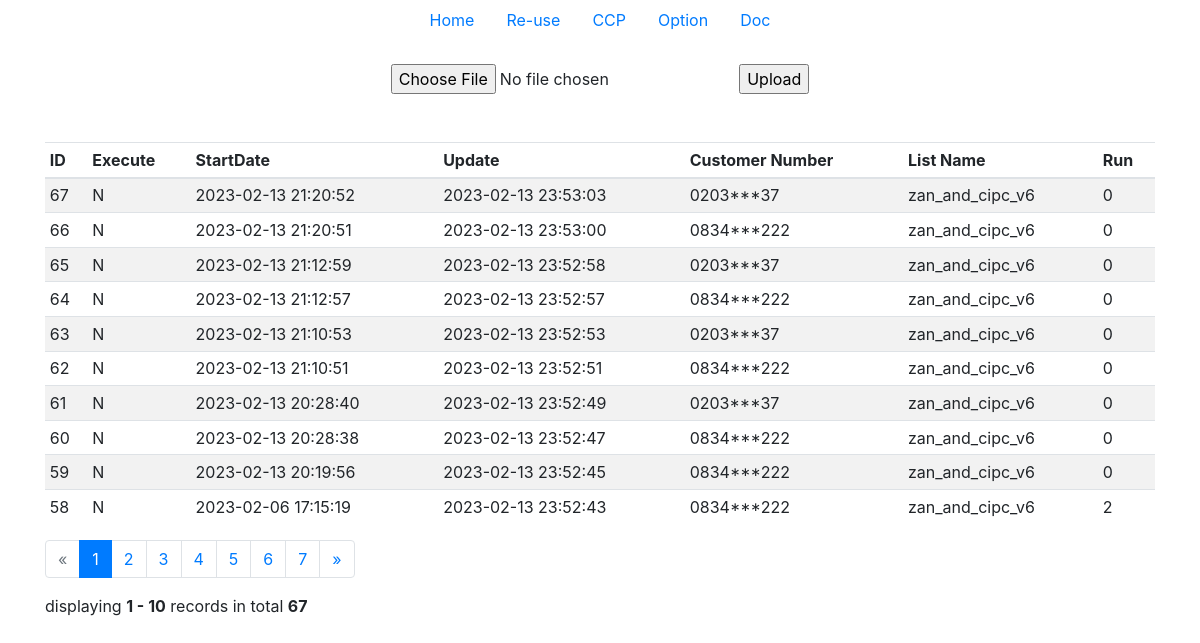
Before: / with the older database file.
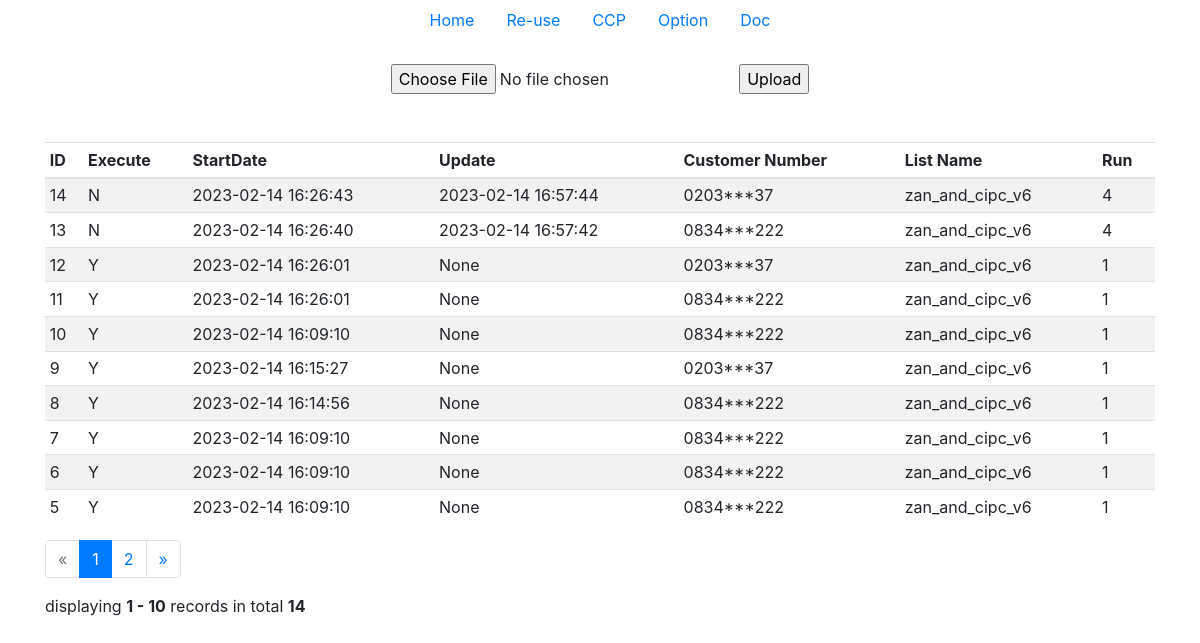
After: the same page with the newer database file.
### tables this page shows
CREATE TABLE outbound_called (id INTEGER PRIMARY KEY AUTOINCREMENT, apiexec TEXT, datetime TEXT, "update" TEXT, customernumber TEXT, list_name TEXT, number_of_calls INTEGER DEFAULT (0));

### main.py (the view)
@app.route('/')
def home():
    connection = sqlite3.connect(OutboundNG.db_name)
    cursor = connection.cursor()
    cursor.execute('select count(*) from outbound_called')
    total = cursor.fetchone()[0]
    page, per_page, offset = get_page_args(page_parameter='page',
                                           per_page_parameter='per_page')
    query = f"SELECT * FROM outbound_called ORDER BY id DESC LIMIT {per_page} OFFSET {offset}"
    cursor.execute(query)
    rows = cursor.fetchall()
    new_rows_list = list()
    for row in rows:
        new_rows = list(row)
        new_rows[4] = new_rows[4][:4] + '***' + new_rows[4][7:]
        new_rows_list.append(new_rows)
    cursor.close()
    connection.close()
    pagination = Pagination(page=page,
                            per_page=per_page,
                            total=total,
                            css_framework='bootstrap4')
    return render_template('index.html', rows=new_rows_list,
                           page=page,
                           per_page=per_page,
                           pagination=pagination, )

### templates/index.html
{% extends "layout.html" %}
{% block content %}
  <div class="container mt-5">
      <div class="table-responsive">
        <table class="table table-striped table-sm">
          <thead>
            <tr>
             <th>ID</th>
            <th>Execute</th>
            <th>StartDate</th>
            <th>Update</th>
            <th>Customer Number</th>
            <th>List Name</th>
            <th>Run</th>
            </tr>
          </thead>
          <tbody>
            {% for row in rows %}
            <tr>
              <td>{{ row[0] }}</td>
               <td>{{ row[1] }}</td>
               <td>{{ row[2] }}</td>
               <td>{{ row[3] }}</td>
               <td>{{ row[4] }}</td>
               <td>{{ row[5] }}</td>
               <td>{{ row[6] }}</td>
            </tr>
            {% endfor %}
          </tbody>
        </table>
      </div>
      {{ pagination.links }}
      {{ pagination.info }}
    </div>
{% endblock %}

Changed rows visible on the page:
removed outbound_called: id "67", apiexec "N", datetime "2023-02-13 21:20:52", update "2023-02-13 23:53:03", row "0203***37", list_name "zan_and_cipc_v6", number_of_calls "0"
removed outbound_called: id "66", apiexec "N", datetime "2023-02-13 21:20:51", update "2023-02-13 23:53:00", row "0834***222", list_name "zan_and_cipc_v6", number_of_calls "0"
removed outbound_called: id "65", apiexec "N", datetime "2023-02-13 21:12:59", update "2023-02-13 23:52:58", row "0203***37", list_name "zan_and_cipc_v6", number_of_calls "0"
removed outbound_called: id "64", apiexec "N", datetime "2023-02-13 21:12:57", update "2023-02-13 23:52:57", row "0834***222", list_name "zan_and_cipc_v6", number_of_calls "0"
removed outbound_called: id "63", apiexec "N", datetime "2023-02-13 21:10:53", update "2023-02-13 23:52:53", row "0203***37", list_name "zan_and_cipc_v6", number_of_calls "0"
removed outbound_called: id "62", apiexec "N", datetime "2023-02-13 21:10:51", update "2023-02-13 23:52:51", row "0834***222", list_name "zan_and_cipc_v6", number_of_calls "0"
removed outbound_called: id "61", apiexec "N", datetime "2023-02-13 20:28:40", update "2023-02-13 23:52:49", row "0203***37", list_name "zan_and_cipc_v6", number_of_calls "0"
removed outbound_called: id "60", apiexec "N", datetime "2023-02-13 20:28:38", update "2023-02-13 23:52:47", row "0834***222", list_name "zan_and_cipc_v6", number_of_calls "0"
removed outbound_called: id "59", apiexec "N", datetime "2023-02-13 20:19:56", update "2023-02-13 23:52:45", row "0834***222", list_name "zan_and_cipc_v6", number_of_calls "0"
removed outbound_called: id "58", apiexec "N", datetime "2023-02-06 17:15:19", update "2023-02-13 23:52:43", row "0834***222", list_name "zan_and_cipc_v6", number_of_calls "2"
now on this page (row edited): outbound_called: id "14", apiexec "N", datetime "2023-02-14 16:26:43", update "2023-02-14 16:57:44", row "0203***37", list_name "zan_and_cipc_v6", number_of_calls "4"
now on this page (row edited): outbound_called: id "13", apiexec "N", datetime "2023-02-14 16:26:40", update "2023-02-14 16:57:42", row "0834***222", list_name "zan_and_cipc_v6", number_of_calls "4"
now on this page (row edited): outbound_called: id "12", apiexec "Y", datetime "2023-02-14 16:26:01", row "None", row "0203***37", list_name "zan_and_cipc_v6", number_of_calls "1"
now on this page (row edited): outbound_called: id "11", apiexec "Y", datetime "2023-02-14 16:26:01", row "None", row "0834***222", list_name "zan_and_cipc_v6", number_of_calls "1"
now on this page (row edited): outbound_called: id "10", apiexec "Y", datetime "2023-02-14 16:09:10", row "None", row "0834***222", list_name "zan_and_cipc_v6", number_of_calls "1"
now on this page (row edited): outbound_called: id "9", apiexec "Y", datetime "2023-02-14 16:15:27", row "None", row "0203***37", list_name "zan_and_cipc_v6", number_of_calls "1"
now on this page (row edited): outbound_called: id "8", apiexec "Y", datetime "2023-02-14 16:14:56", row "None", row "0834***222", list_name "zan_and_cipc_v6", number_of_calls "1"
now on this page (row edited): outbound_called: id "7", apiexec "Y", datetime "2023-02-14 16:09:10", row "None", row "0834***222", list_name "zan_and_cipc_v6", number_of_calls "1"
now on this page (row edited): outbound_called: id "6", apiexec "Y", datetime "2023-02-14 16:09:10", row "None", row "0834***222", list_name "zan_and_cipc_v6", number_of_calls "1"
now on this page (row edited): outbound_called: id "5", apiexec "Y", datetime "2023-02-14 16:09:10", row "None", row "0834***222", list_name "zan_and_cipc_v6", number_of_calls "1"
Other visible differences:
{{ pagination.links }}: "« 1 2 3 4 5 6 7 »" → "« 1 2 »"
{{ pagination.info }}: "displaying 1 - 10 records in total 67" → "displaying 1 - 10 records in total 14"
